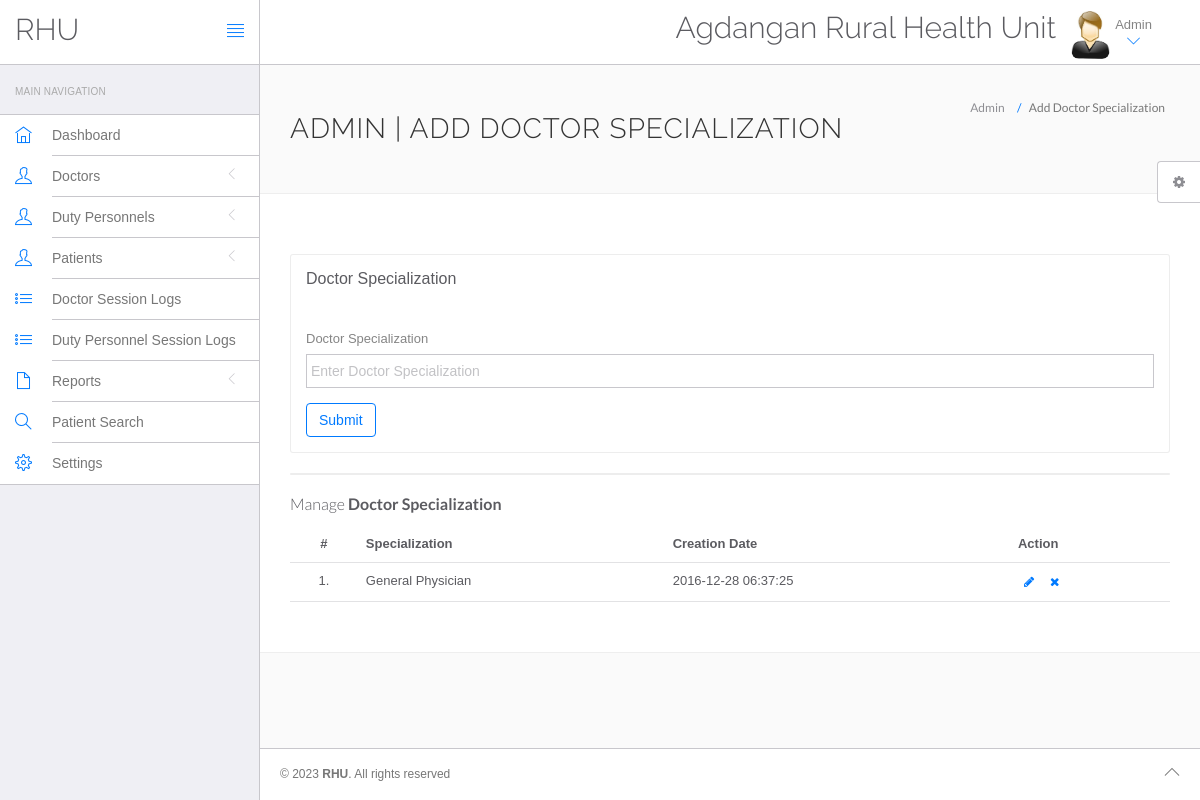
The page /admin/doctor-specialization.php (signed in) on the database its author committed.
### tables this page shows
CREATE TABLE `settings` (
  `id` int(11) NOT NULL,
  `HealthCenter` varchar(200) DEFAULT NULL,
  `Address` varchar(200) DEFAULT NULL,
  `ContactNo` varchar(12) DEFAULT NULL,
  `EmailAdd` mediumtext DEFAULT NULL,
  `OpeningHour` varchar(200) DEFAULT NULL,
  `Doctor` mediumtext DEFAULT NULL,
  `About` mediumtext DEFAULT NULL,
  `Map` longtext DEFAULT NULL
);

CREATE TABLE `doctorspecialization` (
  `id` int(11) NOT NULL,
  `uid` int(11) DEFAULT NULL,
  `specialization` varchar(255) DEFAULT NULL,
  `creationDate` timestamp NULL DEFAULT current_timestamp(),
  `updationDate` timestamp NULL DEFAULT NULL ON UPDATE current_timestamp()
);

### admin/doctor-specialization.php (the view, shortened to what this page needs)
<?php
include('include/config.php');
?>
<!DOCTYPE html>
<html lang="en">
	<head>
		<link rel="stylesheet" href="vendor/bootstrap/css/bootstrap.min.css">
		<link rel="stylesheet" href="vendor/fontawesome/css/font-awesome.min.css">
		<link rel="stylesheet" href="vendor/themify-icons/themify-icons.min.css">
		<link href="vendor/animate.css/animate.min.css" rel="stylesheet" media="screen">
		<link href="vendor/perfect-scrollbar/perfect-scrollbar.min.css" rel="stylesheet" media="screen">
		<link href="vendor/switchery/switchery.min.css" rel="stylesheet" media="screen">
		<link href="vendor/bootstrap-touchspin/jquery.bootstrap-touchspin.min.css" rel="stylesheet" media="screen">
		<link href="vendor/select2/select2.min.css" rel="stylesheet" media="screen">
		<link href="vendor/bootstrap-datepicker/bootstrap-datepicker3.standalone.min.css" rel="stylesheet" media="screen">
		<link href="vendor/bootstrap-timepicker/bootstrap-timepicker.min.css" rel="stylesheet" media="screen">
		<link rel="stylesheet" href="assets/css/styles.css">
		<link rel="stylesheet" href="assets/css/plugins.css">
		<link rel="stylesheet" href="assets/css/themes/theme-1.css" id="skin_color" />
	</head>
	<body>
		<div id="app">
<?php include('include/sidebar.php');?>
			<div class="app-content">
						<?php include('include/header.php');?>
				<div class="main-content" >
					<div class="wrap-content container" id="container">
						<section id="page-title">
							<div class="row">
								<div class="col-sm-8">
									<h1 class="mainTitle">Admin | Add Doctor Specialization</h1>
																	</div>
								<ol class="breadcrumb">
									<li>
										<span>Admin</span>
									</li>
									<li class="active">
										<span>Add Doctor Specialization</span>
									</li>
								</ol>
							</div>
						</section>
						<div class="container-fluid container-fullw bg-white">
							<div class="row">
								<div class="col-md-12">
									<div class="row margin-top-30">
										<div class="col-md-12">
											<div class="panel panel-white">
												<div class="panel-heading">
													<h5 class="panel-title">Doctor Specialization</h5>
												</div>
												<div class="panel-body">
													<form role="form" name="dcotorspcl" method="post" >
														<div class="form-group">
															<label for="exampleInputEmail1">
																Doctor Specialization
															</label>
							<input type="text" name="doctorspecialization" class="form-control"  placeholder="Enter Doctor Specialization" required autocomplete="off">
														</div>
														<button type="submit" name="submit" class="btn btn-o btn-primary">
															Submit
														</button>
													</form>
												</div>
											</div>
										</div>
											</div>
										</div>
									<div class="col-lg-12 col-md-12">
											<div class="panel panel-white">
											</div>
										</div>
									</div>
									<div class="row">
								<div class="col-md-12">
									<h5 class="over-title margin-bottom-15">Manage <span class="text-bold">Doctor Specialization</span></h5>
									<table class="table table-hover" id="sample-table-1">
										<thead>
											<tr>
												<th class="center">#</th>
												<th>Specialization</th>
												<th>Creation Date</th>
												<th>Action</th>
											</tr>
										</thead>
										<tbody>
<?php
$sql=mysqli_query($con,"select * from doctorspecialization");
$cnt=1;
while($row=mysqli_fetch_array($sql))
{
?>
											<tr>
												<td class="center"><?php echo $cnt;?>.</td>
												<td><?php echo $row['specialization'];?></td>
												<td><?php echo $row['creationDate'];?></td>
												<td >
							<a href="edit-doctor-specialization.php?id=<?php echo $row['id'];?>" class="btn btn-transparent btn-xs" tooltip-placement="top" tooltip="Edit"><i class="fa fa-pencil"></i></a>
	<a href="doctor-specialization.php?id=<?php echo $row['id']?>&del=delete" onClick="return confirm('Are you sure you want to delete?')"class="btn btn-transparent btn-xs tooltips" tooltip-placement="top" tooltip="Remove"><i class="fa fa-times fa fa-white"></i></a>
												</td>
											</tr>
											<?php
$cnt=$cnt+1;
											 }?>
										</tbody>
									</table>
								</div>
							</div>
								</div>
							</div>
						</div>
					</div>
	<?php include('include/footer.php');?>
	<?php include('include/setting.php');?>
		</div>
	</body>
</html>

### admin/include/header.php (shortened to what this page needs)
<?php
include("include/config.php");
$val=mysqli_query($con,"select * from settings where id = 1");
while ($row_val=mysqli_fetch_array($val)) {
	$name = $row_val['HealthCenter'];
}
?>
<header class="navbar navbar-default navbar-static-top">
					<div class="navbar-header">
						<a class="navbar-brand" href="#">
							<h2 style="padding-top:20%; ">RHU</h2>
						</a>
						<a href="#" class="sidebar-toggler pull-right visible-md visible-lg" data-toggle-class="app-sidebar-closed" data-toggle-target="#app">
							<i class="ti-align-justify"></i>
						</a>
					</div>
					<div class="navbar-collapse collapse">
						<ul class="nav navbar-right">
								<li  style="padding-top:2% ">
								<h2><?php echo $name;?></h2>
							</li>
							<li class="dropdown current-user">
								<a href class="dropdown-toggle" data-toggle="dropdown">
									<img src="assets/images/images.jpg" > <span class="username">
<?php $query=mysqli_query($con,"select fullname from admin where id='".$_SESSION['id']."'");
while($row=mysqli_fetch_array($query))
{
	echo $row['fullname'];
} ?>
									<i class="ti-angle-down"></i></i></span>
								</a>
							</li>
						</ul>
					</div>
				</header>

### admin/assets/css/themes/theme-1.css (style rules this page uses)
body { background: #FAFAFA; }
header .navbar-header { background: #ffffff !important; border-right-color: #c8c7cc !important; border-bottom-color: #c8c7cc !important; }
header .navbar-header .sidebar-toggler, header .navbar-header .sidebar-mobile-toggler { color: #007aff !important; }
header .navbar-header .navbar-brand { color: #777 !important; }
header .navbar-collapse { background: #ffffff !important; border-bottom-color: #c8c7cc !important; box-shadow: none !important; }
header .navbar-collapse .navbar-right > li > a { color: #777; }
header .navbar-collapse .navbar-right > li > a i { color: #007aff !important; }

### admin/doctor-specialization.php (style rules this page uses)
input[type=text] { text-transform: capitalize; }

### rows shown on the page
settings: HealthCenter "Agdangan Rural Health Unit"
doctorspecialization: specialization "General Physician", creationDate "2016-12-28 06:37:25"

### other values the page prints
$row['fullname'] "Admin"
